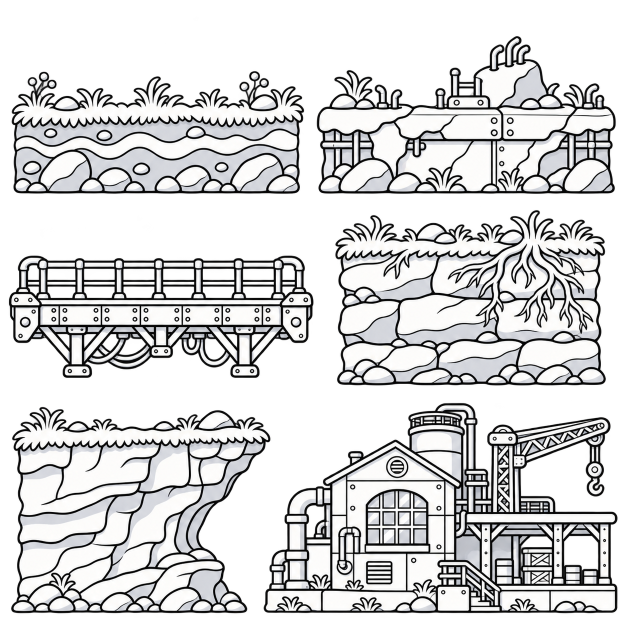
#> input picture 素材/游戏美术/source/v075/drawn-terrain.png, 1254 x 1254 px (shown at 1/2 size)
$ python pack-v075-drawn.py
#> lines starting #> are read from the running program, lines starting #| are printed output that depends on the picture
from os.path import relpath
"""Final illustrated land pass, preserving first candidates and all generated pixels."""
from pathlib import Path
from PIL import Image
import json,hashlib
R=Path(__file__).resolve().parents[1]
sha=lambda p:hashlib.sha256(p.read_bytes()).hexdigest()
frames={};records=[]
src=R/'../素材/游戏美术/source/v075/drawn-terrain.png';im=Image.open(src).convert('RGBA')
#> further down, im is the input picture: PIL image 1254x1254 RGBA; mean R, G, B, A 102.6, 102.7, 103.2, 140.2
runtime=R/'assets/landart/drawn-terrain.png';im.quantize(colors=192,method=Image.Quantize.FASTOCTREE).save(runtime,optimize=True)
#> after `runtime = R / 'assets/landart/drawn-terrain.png'`:
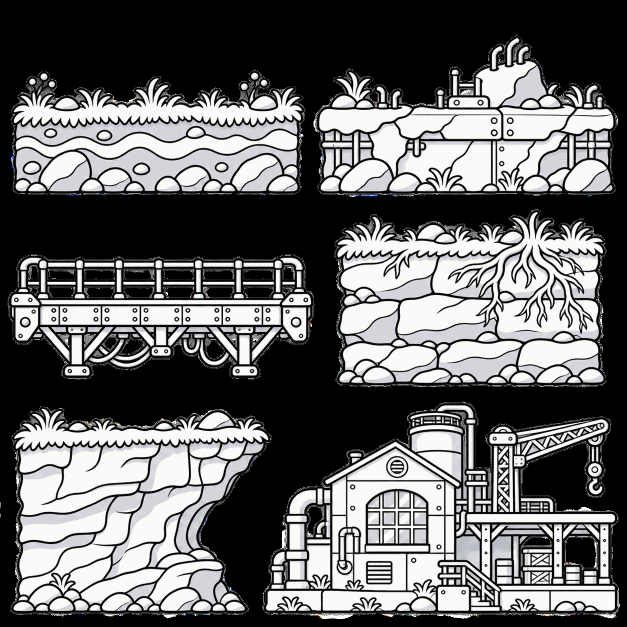
#> saved as drawn-terrain.png: PIL image 1254x1254 P (shown at 1/2 size); mean R, G, B 102.4, 102.4, 102.8
for name,box in [('grass',(0,0,627,410)),('concrete',(627,0,1254,410)),('steel',(0,410,645,790)),('wall',(645,410,1254,790)),('coast',(0,790,530,1254)),('factory',(530,790,1254,1254))]:
 cell=im.crop(box);bb=cell.getchannel('A').point(lambda a:255 if a>40 else 0).getbbox();assert bb
 part=cell.crop(bb);x,y=box[0]+bb[0],box[1]+bb[1];w,h=part.size
 dest=R/'../素材/游戏美术/slices/v075'/f'drawn.{name}.png';part.save(dest)
 frames['drawn.'+name]={'atlas':[x,y,w,h],'size':[w,h],'sourceSize':[w,h],'anchor':[.5,0]}
 records.append({'id':'drawn.'+name,'sheet':str(Path(relpath(src, R))).replace('\\','/'),'sheetSHA256':sha(src),'crop':[x,y,w,h],'source':str(Path(relpath(dest, R))).replace('\\','/'),'sourceSHA256':sha(dest),'runtime':str(Path(relpath(runtime, R))).replace('\\','/'),'runtimeSHA256':sha(runtime)})
 print(name,x,y,w,h)
#> this loop made 6 passes
#> (bb, x, y) on passes 1 to 6: ((23, 142, 609, 388), 23, 142), ((6, 72, 605, 388), 633, 72), ((17, 101, 627, 346), 17, 511), ((25, 10, 567, 361), 670, 420), ((22, 24, 530, 437), 22, 814), ((0, 16, 705, 437), 530, 806)
#| grass 23 142 586 246
#| concrete 633 72 599 316
#| steel 17 511 610 245
#| wall 670 420 542 351
#| coast 22 814 508 413
#| factory 530 806 705 421
#> pass 1, `cell = im.crop(box)`:
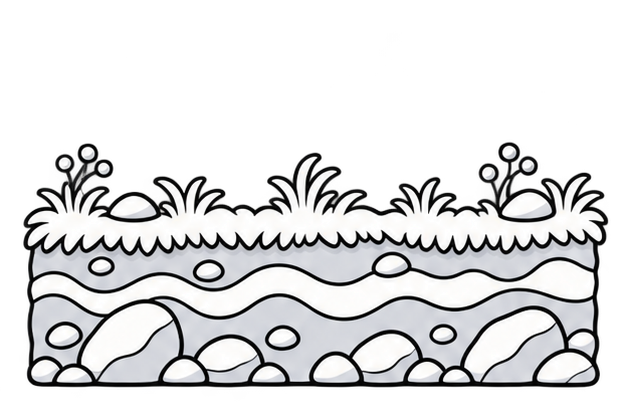
#> cell: PIL image 627x410 RGBA; mean R, G, B, A 83.3, 83.6, 84.5, 112.6; transparent parts drawn white
#> pass 1, `part = cell.crop(bb)`:
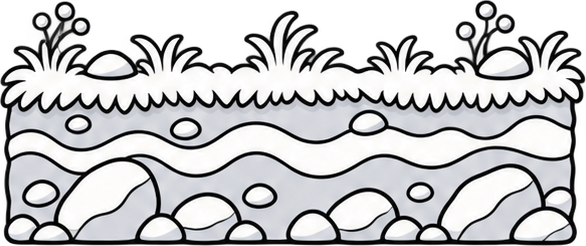
#> part: PIL image 586x246 RGBA; mean R, G, B, A 148.2, 148.7, 150.1, 200.9; transparent parts drawn white
#> pass 2, `cell = im.crop(box)`:
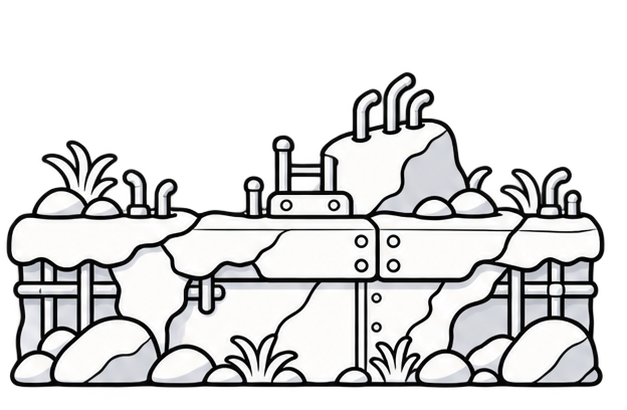
#> cell: PIL image 627x410 RGBA; mean R, G, B, A 94.7, 94.8, 95.2, 126.2; transparent parts drawn white
#> after the loop:
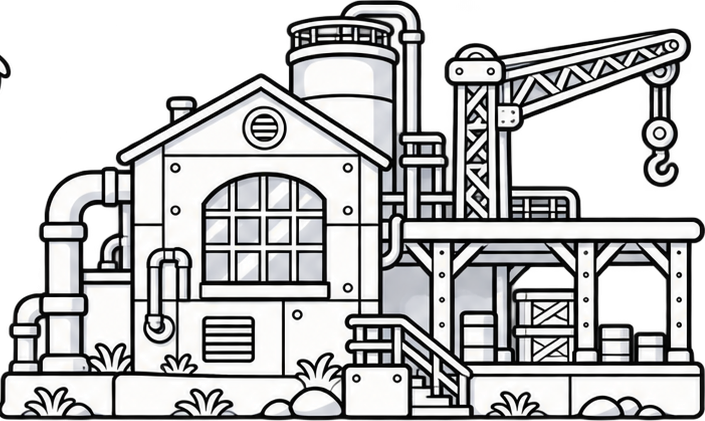
#> part: PIL image 705x421 RGBA; mean R, G, B, A 118.8, 118.9, 119.2, 175.7; transparent parts drawn white
#> after the loop, frames = 6 items; records = 6 items
src=R/'../素材/游戏美术/source/v075/drawn-fill-repeat.png';im=Image.open(src).convert('RGBA')
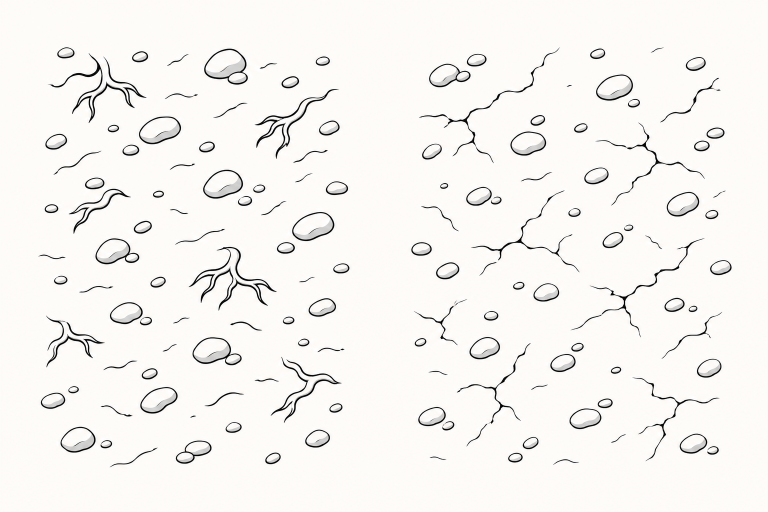
#> input picture 素材/游戏美术/source/v075/drawn-fill-repeat.png, 1536 x 1024 px (shown at 1/2 size)
runtime=R/'assets/landart/drawn-fill.png';im.quantize(colors=192,method=Image.Quantize.FASTOCTREE).save(runtime,optimize=True)
# Exclude the unintended picture frame and central divider. Interiors are opaque.
for name,x in [('soil',8),('concrete',776)]:
 box=(x,8,x+752,1016);part=im.crop(box);dest=R/'../素材/游戏美术/slices/v075'/f'drawn.fill.{name}.png';part.save(dest)
 frames['drawn.fill.'+name]={'atlas':[x,8,752,1008],'size':[752,1008],'sourceSize':[752,1008],'anchor':[0,0]}
 records.append({'id':'drawn.fill.'+name,'sheet':str(Path(relpath(src, R))).replace('\\','/'),'sheetSHA256':sha(src),'crop':[x,8,752,1008],'source':str(Path(relpath(dest, R))).replace('\\','/'),'sourceSHA256':sha(dest),'runtime':str(Path(relpath(runtime, R))).replace('\\','/'),'runtimeSHA256':sha(runtime)})
#> this loop made 2 passes
#> pass 2, `part = im.crop(box)`:
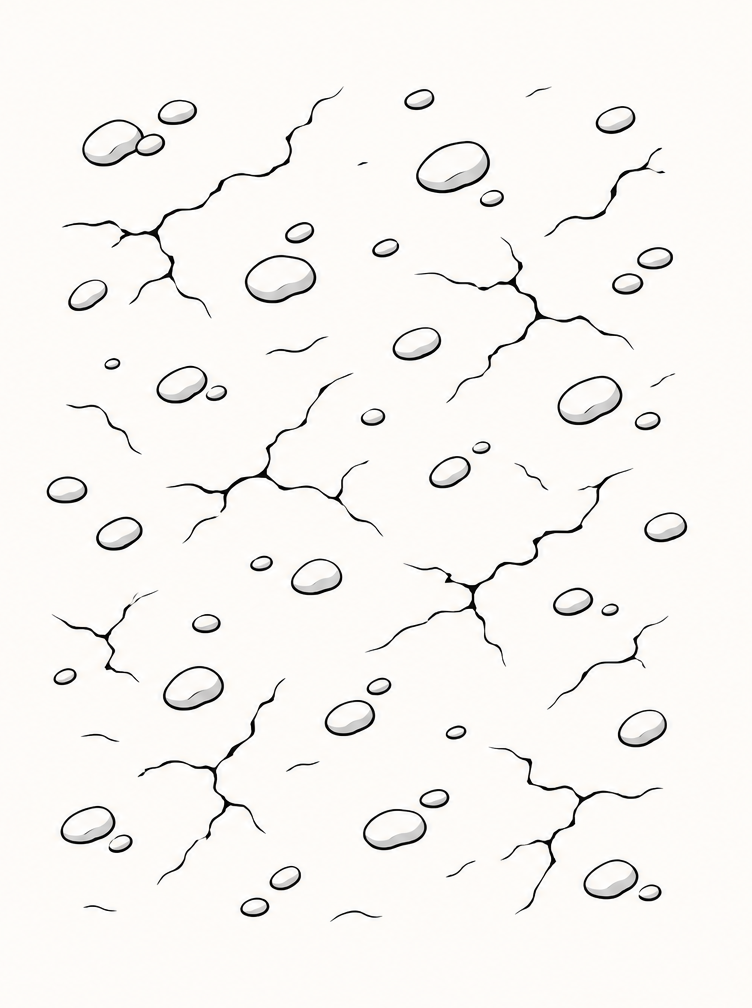
#> part: PIL image 752x1008 RGBA; mean R, G, B, A 247.1, 244.9, 242.1, 255
#> after the loop, frames = 8 items; records = 8 items
(R/'assets/scripts/render/LandDrawnFrames.ts').write_text('// Generated by scripts/pack-v075-drawn.py.\nexport const LandDrawnFrames = '+json.dumps(frames,separators=(',',':'))+' as const;\n',encoding='utf-8')
(R/'../素材/游戏美术/v075-drawn-manifest.json').write_text(json.dumps({'processing':'Original-alpha crops; unwanted atlas borders excluded; separate 192-color runtime quantization is lossy','frames':records},indent=2),encoding='utf-8')
